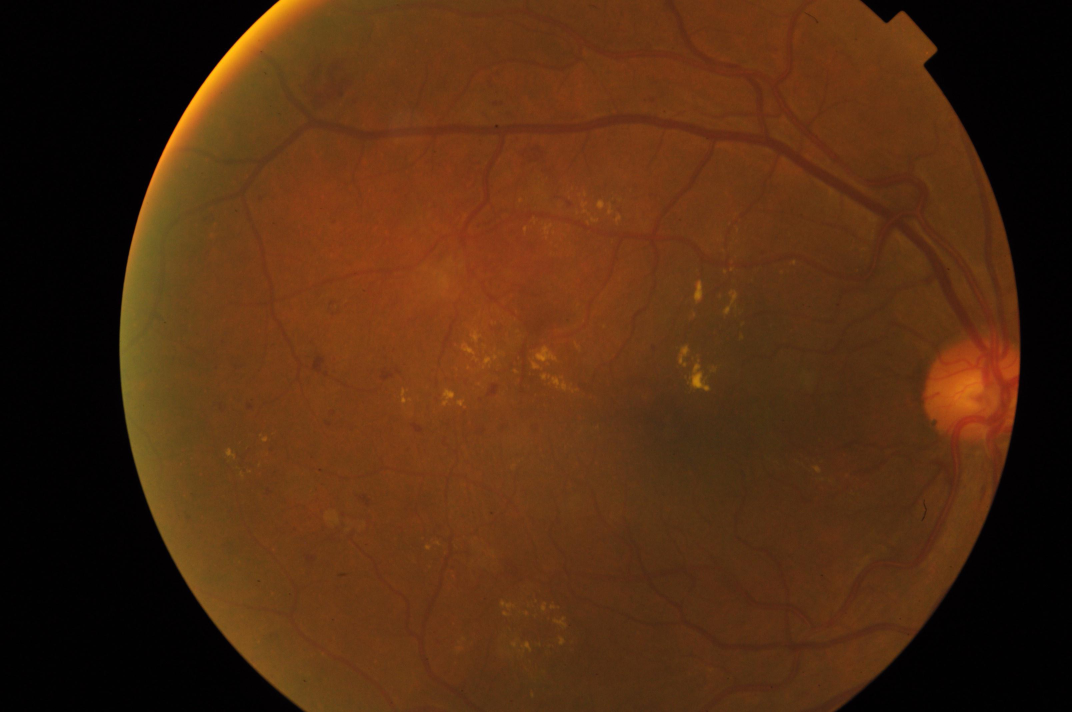
#> input picture ai/fundus_img.png, 3216 x 2136 px (shown at 1/3 size)
$ python -i image_validator.py   (imports and definitions only)
#> lines starting #> are read from the running program, lines starting #| are printed output that depends on the picture; after the words box and inside, x2 and y2 are one past the last pixel; in counts of white or black regions, pixels touching at a corner belong together
"""
image_validator.py

Lightweight, model-free sanity check that an uploaded image looks like a
retinal fundus photograph before we hand it to the DR classifier.

Why this exists:
    The DR model is a single-label classifier trained on fundus photos.
    If a user uploads a face, a landscape, an X-ray, or a screenshot,
    the model will happily return *some* class plus a Grad-CAM heatmap
    that highlights nonsense. That looks authoritative and is actively
    dangerous in a screening workflow.

What we check (two cheap, independent signals):

    1. Corner darkness / circular framing.
       Real fundus images are framed by a circular camera aperture, so
       the four ~10% corner crops are almost entirely black. If those
       regions are bright or noisy, the image is probably not
       circularly framed and is unlikely to be a fundus photo.

    2. HSV hue distribution.
       Fundus photos are dominated by red-orange-brown tones (vessels,
       optic disc, retinal pigment). We measure the fraction of pixels
       that fall in the red-orange-brown hue range with reasonable
       saturation. A very low fraction is a strong "not a fundus" signal.

Both checks must pass for the image to be accepted. If either fails we
return a single, user-readable rejection message; we do NOT try to be
clever about partial credit.

Tuning notes:
    - The thresholds were picked to be conservative against false
      positives (rejecting a real fundus) at the cost of letting some
      non-fundus images through. The DR model still runs after this and
      will give a low confidence in those cases.
    - These are heuristics, not a guarantee. They are deliberately simple
      so they run in milliseconds and don't require a GPU.
"""

from __future__ import annotations

from typing import Tuple

import cv2
import numpy as np
from PIL import Image


# --- Threshold constants --------------------------------------------------

# Fraction of each side cropped from each corner for the darkness check.
# 10% of width/height is small enough to stay outside the fundus circle
# in well-framed images and large enough to give a stable mean.
CORNER_FRACTION = 0.10

# A corner is considered "dark" if its mean grayscale brightness is at or
# below this value (0-255). Real fundus photos are typically 0-15 in the
# corners; non-fundus images with any content at all usually exceed 30.
CORNER_BRIGHTNESS_MAX = 25.0

# Maximum allowed standard deviation of brightness across the four corners.
# True black corners have ~0 std. Non-fundus images tend to have varied
# (i.e. non-zero) brightness across corners.
CORNER_BRIGHTNESS_STD_MAX = 8.0

# HSV hue ranges that capture red-orange-brown retinal tissue.
# OpenCV hue is 0-179 (half-degrees), so we map the prompt's
# "0-40 and 340-360 degrees" to 0-20 and 170-179.
FUNDUS_HUE_RANGES = [(0, 20), (170, 179)]

# Minimum saturation for a pixel to count as "reddish tissue".
# Desaturated pixels (gray/black/white) are excluded so a black-and-white
# photo can't pass this check.
FUNDUS_SATURATION_MIN = 25  # 0-255

# A fundus image should have at least this fraction of its pixels in the
# red-orange-brown hue band. Real fundus photos are well above 30%; pure
# non-retinal images typically fall under 10%.
FUNDUS_HUE_PIXEL_FRACTION_MIN = 0.15

REJECTION_MESSAGE = (
    "Image does not appear to be a valid fundus photograph — "
    "please upload a retinal image"
)


def _crop_corner(gray: np.ndarray, top: int, left: int,
                 corner_h: int, corner_w: int) -> np.ndarray:
    """Slice out a rectangular corner region from a grayscale array.

    Args:
        gray: 2D uint8 array, the full image in grayscale.
        top: Starting row (0 for top corners, image_h - corner_h for bottom).
        left: Starting column (0 for left corners, image_w - corner_w for right).
        corner_h, corner_w: Height and width of the corner crop in pixels.

    Returns:
        A contiguous 2D array of shape (corner_h, corner_w).
    """
    return gray[top:top + corner_h, left:left + corner_w]


def _check_corner_darkness(rgb: np.ndarray) -> Tuple[bool, str]:
    """Reject images whose corners aren't predominantly dark/black.

    Real fundus photos are framed by a circular camera aperture, so the
    four ~10% corner crops should be near-black and roughly uniform.
    Anything else is a strong "not a fundus photo" signal.

    Args:
        rgb: HxWx3 uint8 array (RGB order).

    Returns:
        (ok, reason). `ok` is True when the corner test passes; `reason`
        is empty on success, otherwise a short human-readable explanation.
    """
    h, w = rgb.shape[:2]

    # Image is too small for a meaningful 10% corner crop; skip the check
    # rather than fail it. A 1x1 image has nothing to inspect anyway.
    if h < 20 or w < 20:
        return True, ""

    corner_h = max(1, int(h * CORNER_FRACTION))
    corner_w = max(1, int(w * CORNER_FRACTION))

    gray = cv2.cvtColor(rgb, cv2.COLOR_RGB2GRAY)

    corners = [
        _crop_corner(gray, 0, 0, corner_h, corner_w),                       # top-left
        _crop_corner(gray, 0, w - corner_w, corner_h, corner_w),           # top-right
        _crop_corner(gray, h - corner_h, 0, corner_h, corner_w),           # bottom-left
        _crop_corner(gray, h - corner_h, w - corner_w, corner_h, corner_w),  # bottom-right
    ]

    means = np.array([float(c.mean()) for c in corners], dtype=np.float64)
    overall_mean = float(means.mean())
    overall_std = float(means.std())

    if overall_mean > CORNER_BRIGHTNESS_MAX:
        return False, (
            f"image corners are too bright (mean={overall_mean:.1f}); "
            f"expected a circular-framed retinal photo with dark corners"
        )

    if overall_std > CORNER_BRIGHTNESS_STD_MAX:
        return False, (
            f"image corners are not uniformly dark (std={overall_std:.1f}); "
            f"expected a circular-framed retinal photo"
        )

    return True, ""


def _check_hue_distribution(rgb: np.ndarray) -> Tuple[bool, str]:
    """Reject images whose color distribution isn't reddish/brownish.

    Fundus photos are dominated by red-orange-brown tissue (vessels,
    optic disc, retinal pigment). A photo with very few pixels in that
    hue band — for example a portrait, a landscape, an X-ray — is
    unlikely to be a fundus image.

    Args:
        rgb: HxWx3 uint8 array (RGB order).

    Returns:
        (ok, reason). `ok` is True when the hue test passes; `reason`
        is empty on success, otherwise a short human-readable explanation.
    """
    hsv = cv2.cvtColor(rgb, cv2.COLOR_RGB2HSV)
    hue = hsv[:, :, 0]
    saturation = hsv[:, :, 1]

    # Build a boolean mask: pixel is in any of the red-orange-brown hue
    # bands AND has enough saturation to actually carry color.
    in_fundus_hue = np.zeros_like(hue, dtype=bool)
    for low, high in FUNDUS_HUE_RANGES:
        # OpenCV hue wraps around 180, so we handle the band as two
        # contiguous ranges when it crosses the 0 boundary. Our ranges
        # are (0,20) and (170,179) — neither crosses 180, so a direct
        # comparison works for both.
        in_fundus_hue |= (hue >= low) & (hue <= high)

    colored_fundus_pixels = in_fundus_hue & (saturation >= FUNDUS_SATURATION_MIN)

    total_pixels = hue.size
    fundus_pixel_count = int(colored_fundus_pixels.sum())
    fundus_fraction = fundus_pixel_count / total_pixels if total_pixels else 0.0

    if fundus_fraction < FUNDUS_HUE_PIXEL_FRACTION_MIN:
        return False, (
            f"color distribution does not match a fundus photograph "
            f"({fundus_fraction * 100:.1f}% reddish-brown pixels; "
            f"expected at least "
            f"{FUNDUS_HUE_PIXEL_FRACTION_MIN * 100:.0f}%)"
        )

    return True, ""


def is_likely_fundus_image(image: Image.Image) -> Tuple[bool, str]:
    """Decide whether ``image`` looks like a retinal fundus photograph.

    Runs two cheap heuristics (corner darkness + HSV hue distribution).
    Both must pass. On rejection returns ``(False, REJECTION_MESSAGE)``;
    the underlying diagnostic detail is logged by the caller via the
    per-check reason, but the public message stays user-facing.

    Args:
        image: A PIL.Image. Must be decodable as RGB; alpha channels are
            flattened. The image is NOT resized here — the corner check
            needs real pixel resolution to be meaningful.

    Returns:
        A ``(ok, reason)`` tuple.
        - ``ok`` is True when the image passes both checks.
        - ``reason`` is an empty string on success, otherwise a single
          user-readable sentence explaining why the image was rejected.

    Notes:
        This is a heuristic, not a model. It errs on the side of
        accepting rather than rejecting: false positives (a non-fundus
        image that slips through) are caught downstream by the DR model
        returning low confidence, while false negatives (rejecting a
        real fundus) would block legitimate screenings.
    """
    if image is None:
        return False, REJECTION_MESSAGE

    # Flatten any alpha channel so we always have 3 channels for OpenCV.
    rgb = np.array(image.convert("RGB"))

    corner_ok, corner_reason = _check_corner_darkness(rgb)
    if not corner_ok:
        # We return the generic, user-facing message rather than the
        # technical reason; the caller can log the detail if needed.
        return False, REJECTION_MESSAGE

    hue_ok, hue_reason = _check_hue_distribution(rgb)
    if not hue_ok:
        return False, REJECTION_MESSAGE

    return True, ""

>>> from PIL import Image
>>> picture = Image.open('fundus_img.png')
#> picture is the input picture: PIL image 3216x2136 RGB; mean R, G, B 80.7, 43.2, 16.4
>>> result = is_likely_fundus_image(picture)
#> in _check_corner_darkness, `gray = cv2.cvtColor(rgb, cv2.COLOR_RGB2GRAY)`:
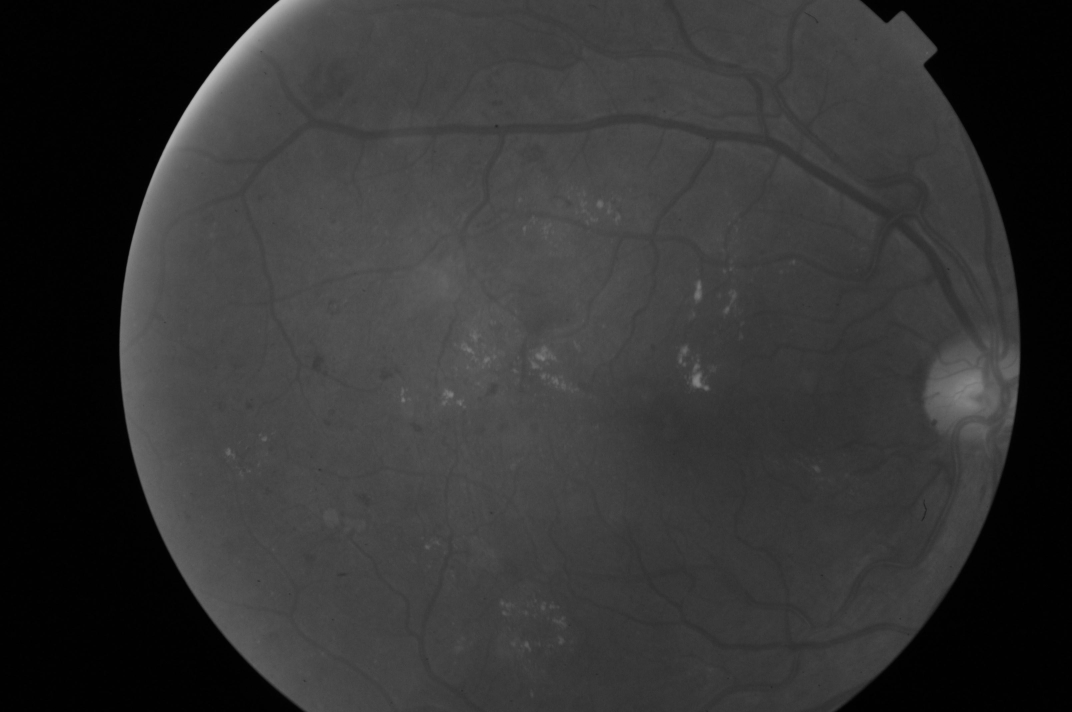
#> gray: shape (2136, 3216) (shown at 1/3 size); min 0, max 197, mean 51.4
#> call 3 of _crop_corner, with top = 1923, left = 0, corner_h = 213, corner_w = 321
#> in _crop_corner (call 3), `return gray[top:top + corner_h, left:left + corner_w]`:
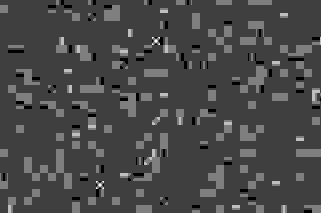
#> returned value: shape (213, 321); min 0, max 4, mean 1.14; drawn with min black and max white
#> call 4 of _crop_corner, with top = 1923, left = 2895, corner_h = 213, corner_w = 321
#> in _crop_corner (call 4), `return gray[top:top + corner_h, left:left + corner_w]`:
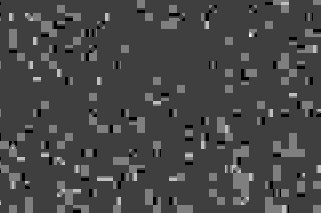
#> returned value: shape (213, 321); min 0, max 4, mean 1.13; drawn with min black and max white
#> in _check_corner_darkness, `means = np.array([float(c.mean()) for c in corners], dtype=np.float64)`: means = [1.38, 1.31, 1.14, 1.13]
#> in _check_corner_darkness, `overall_mean = float(means.mean())`: overall_mean = 1.24
#> in _check_corner_darkness, `overall_std = float(means.std())`: overall_std = 0.108
#> in is_likely_fundus_image, `corner_ok, corner_reason = _check_corner_darkness(rgb)`: corner_ok = True; corner_reason = ''
#> in _check_hue_distribution, `hsv = cv2.cvtColor(rgb, cv2.COLOR_RGB2HSV)`: hsv: shape (2136, 3216, 3); mean H, S, V 24.1, 169.4, 80.8
#> in _check_hue_distribution, `hue = hsv[:, :, 0]`:
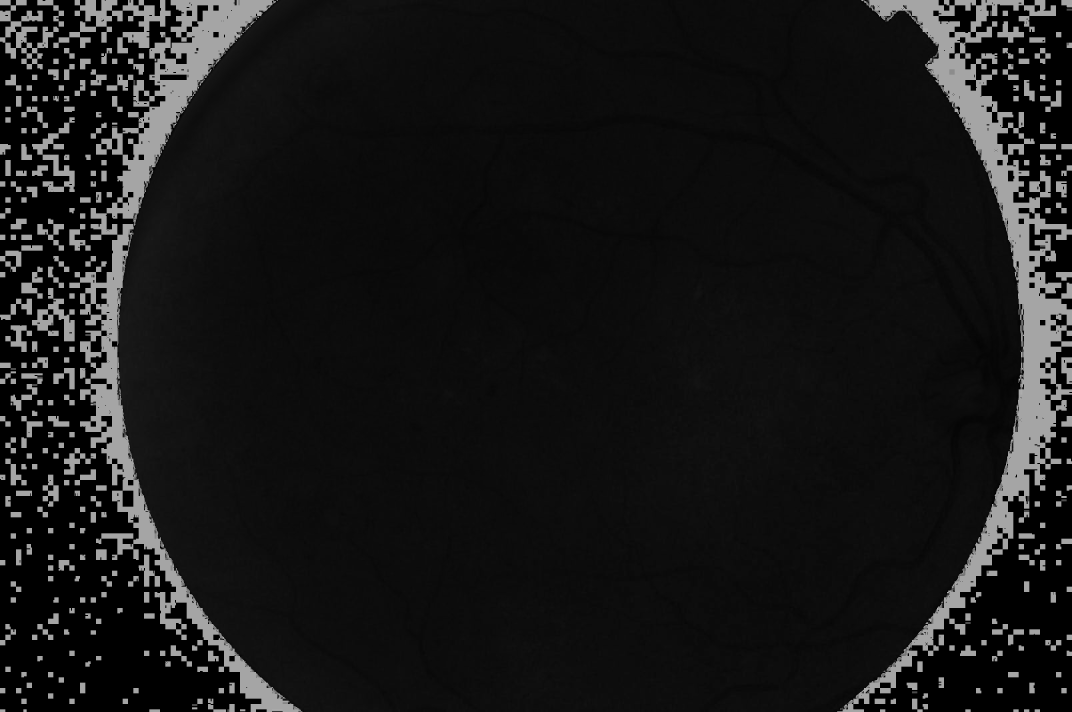
#> hue: shape (2136, 3216) (shown at 1/3 size); min 0, max 179, mean 24.1
#> in _check_hue_distribution, `saturation = hsv[:, :, 1]`:
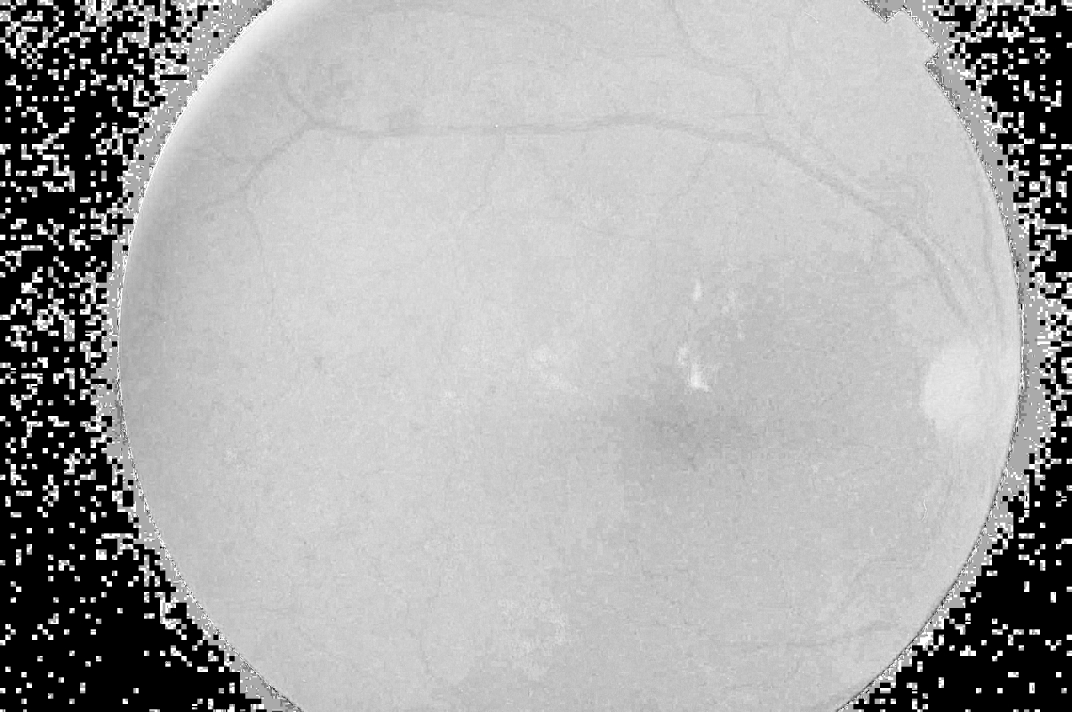
#> saturation: shape (2136, 3216) (shown at 1/3 size); min 0, max 255, mean 169.4
#> the loop in _check_hue_distribution, `for low, high in FUNDUS_HUE_RANGES:` made 2 passes
#> pass 1, in _check_hue_distribution, `in_fundus_hue |= (hue >= low) & (hue <= high)`:
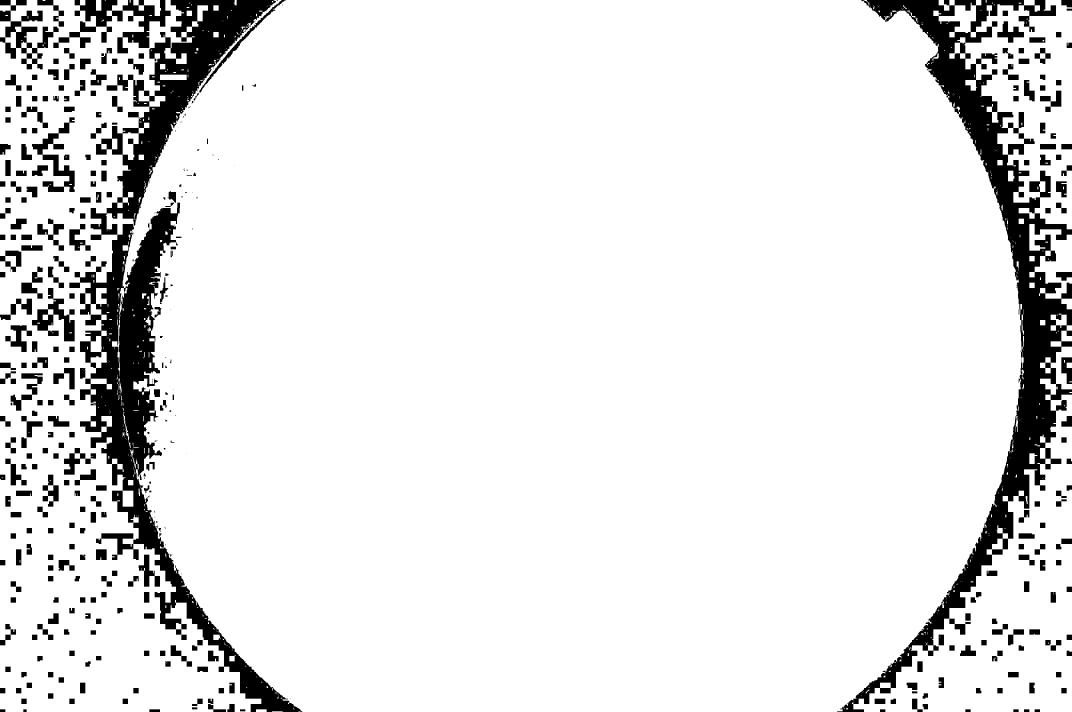
#> in_fundus_hue: shape (2136, 3216) bool (shown at 1/3 size); 90% white; 412 black regions (76 under 20 px), largest, box (x1, y1, x2, y2) and area: (208, 0, 908, 2136) 261874, (2511, 0, 3216, 2136) 218697, (160, 0, 512, 160) 20003
#> in _check_hue_distribution, `colored_fundus_pixels = in_fundus_hue & (saturation >= FUNDUS_SATURATI..`:
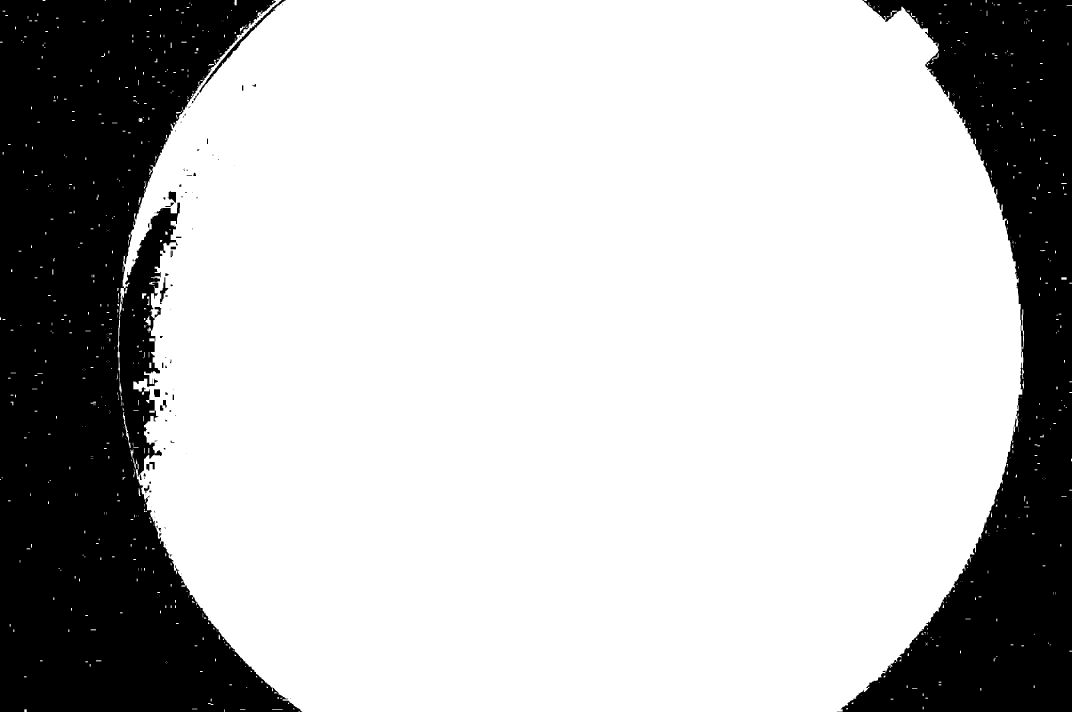
#> colored_fundus_pixels: shape (2136, 3216) bool (shown at 1/3 size); 73.9% white; 118 black regions (70 under 20 px), largest, box (x1, y1, x2, y2) and area: (0, 0, 907, 2136) 1143075, (2511, 0, 3216, 2136) 639210, (598, 0, 857, 278) 3023
#> in _check_hue_distribution, `fundus_pixel_count = int(colored_fundus_pixels.sum())`: fundus_pixel_count = 5079353
#> in _check_hue_distribution, `fundus_fraction = fundus_pixel_count / total_pixels if total_pixels el..`: fundus_fraction = 0.739
#> in is_likely_fundus_image, `hue_ok, hue_reason = _check_hue_distribution(rgb)`: hue_ok = True; hue_reason = ''
#> result = (True, '')

$ run again, on ai/gradcam_overlay.png
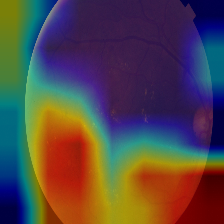
#> input picture ai/gradcam_overlay.png, 224 x 224 px
#> picture is the input picture: PIL image 224x224 RGB; mean R, G, B 83.8, 70.7, 72.4
#> in _check_corner_darkness, `gray = cv2.cvtColor(rgb, cv2.COLOR_RGB2GRAY)`:
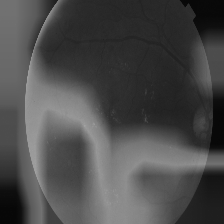
#> gray: shape (224, 224); min 7, max 162, mean 74.8
#> in _crop_corner (call 4), `return gray[top:top + corner_h, left:left + corner_w]`:
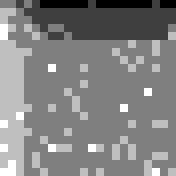
#> returned value: shape (22, 22) (shown 8 times larger); min 28, max 32, mean 30; drawn with min black and max white
#> means = [111.6, 8.91, 8.94, 30.04]
#> overall_mean = 39.87
#> overall_std = 42.29
#> corner_ok = False
